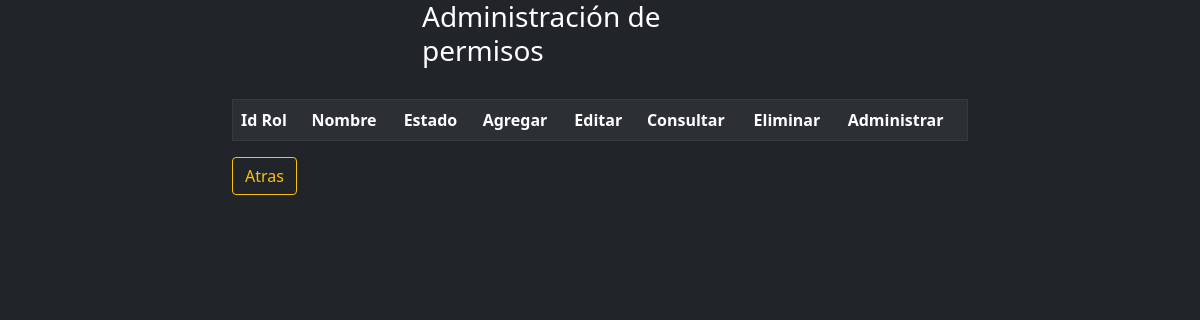
The page /administrar.php on the database as committed earlier.
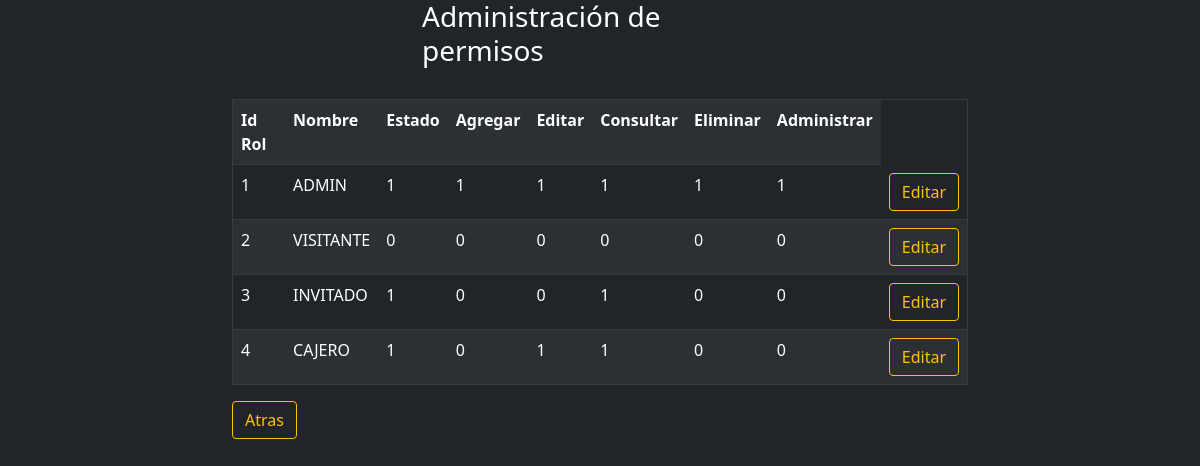
The same page on the database as committed later.
### tables this page shows
CREATE TABLE `rol` (
  `idrol` int(11) NOT NULL,
  `rol` varchar(20) NOT NULL,
  `habil` int(11) NOT NULL,
  `agrega` int(11) NOT NULL,
  `edita` int(11) NOT NULL,
  `muestra` int(11) NOT NULL,
  `elimina` int(11) NOT NULL,
  `administrar` int(11) NOT NULL
);

### administrar.php (the view, shortened to what this page needs)
<!DOCTYPE html>
<html lang="es">
<head>
    <link rel="stylesheet" href="css/bootstrap.min.css">
</head>
<body class="bg-dark text-white">
<div class="container bg-dark text-white">
    <div class="row">
        <div class="col-sm-4"></div>
        <div class="col-sm-4"><h3>Administración de permisos</h3></div><br><br>
        <div class="col-sm-4"></div>
    </div>
    <div class="row">
        <br>
    </div>
    <div class="row">
        <div class="col-sm-2"></div>
        <div class="col-sm-8">
            <?php
                include_once "conexion.php";
                $sql="select * from rol";
                $resultado=$conexion->query($sql);
                echo "<table  border='1' class='table table-dark table-striped'><tr><th>Id Rol</th><th>Nombre</th><th>Estado</th><th>Agregar</th><th>Editar</th><th>Consultar</th><th>Eliminar</th><th>Administrar</th></tr>";
                while($fila=mysqli_fetch_array($resultado))
                {
                    echo "<tr><td>".$fila[0]."</td><td>".$fila[1]."</td><td>".$fila[2]."</td><td>".$fila[3]."</td><td>".$fila[4]."</td><td>".$fila[5]."</td><td>".$fila[6]."</td><td>".$fila[7]."</td><td><a href='insertar.php' id='insertar' class='btn btn-outline-warning btn-block'>Editar</a></td></tr>";
                }
                echo "</table>";
            ?>
            <a href="desktop.php" class="btn btn-outline-warning">Atras</a>
        </div>
        <div class="col-sm-2"></div>
    </div>
</div>
</body>
</html>

Rows that differ between the two databases and show on the page:
added rol: idrol "1", rol "ADMIN", habil "1", agrega "1", edita "1", muestra "1", elimina "1", administrar "1"
added rol: idrol "2", rol "VISITANTE", habil "0", agrega "0", edita "0", muestra "0", elimina "0", administrar "0"
added rol: idrol "3", rol "INVITADO", habil "1", agrega "0", edita "0", muestra "1", elimina "0", administrar "0"
added rol: idrol "4", rol "CAJERO", habil "1", agrega "0", edita "1", muestra "1", elimina "0", administrar "0"
